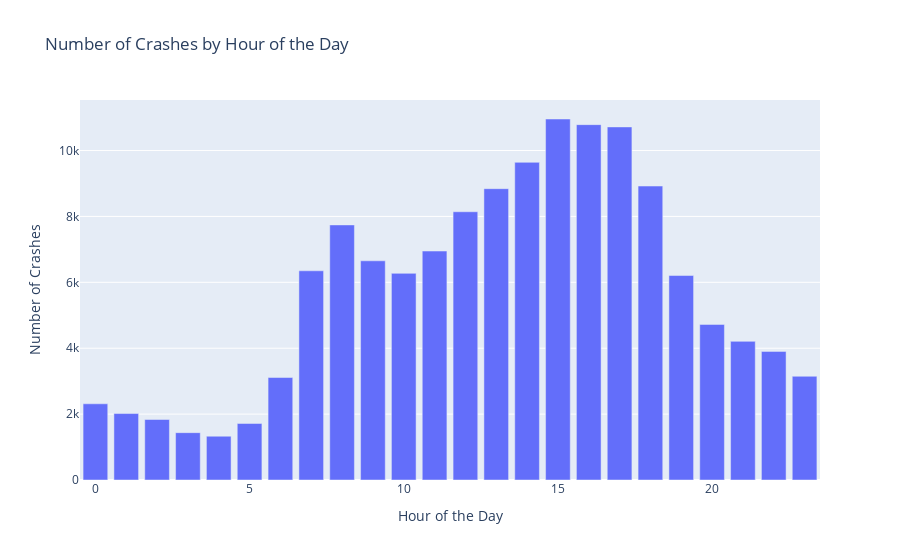

The cell this chart's notebook holds for it:
### Code cell
# Extract hour from 'CRASH_DATE'
crash_data.dropna(subset=['CRASH_DATE'], inplace=True)
crash_data['HOUR'] = crash_data['CRASH_DATE'].dt.hour

# Count the number of crashes per hour
crash_counts_per_hour = crash_data['HOUR'].value_counts().sort_index()

# Create a bar plot for crashes by hour
fig_hour = px.bar(x=crash_counts_per_hour.index, y=crash_counts_per_hour.values, labels={'x': 'Hour of the Day', 'y': 'Number of Crashes'}, title='Number of Crashes by Hour of the Day')

fig_hour.show()

### Figure 1 — Plotly figure (JSON) as saved in the notebook; plotly's stock layout.template omitted (floating-point values rounded to 4 significant figures)
{"data": [{"alignmentgroup": "True", "hovertemplate": "Hour of the Day=%{x}<br>Number of Crashes=%{y}<extra></extra>", "legendgroup": "", "marker": {"color": "#636efa", "pattern": {"shape": ""}}, "name": "", "offsetgroup": "", "orientation": "v", "showlegend": false, "textposition": "auto", "type": "bar", "x": [0, 1, 2, 3, 4, 5, 6, 7, 8, 9, 10, 11, 12, 13, 14, 15, 16, 17, 18, 19, 20, 21, 22, 23], "xaxis": "x", "y": [2313, 2017, 1836, 1437, 1329, 1716, 3110, 6350, 7742, 6653, 6272, 6949, 8142, 8842, 9642, 10957, 10786, 10717, 8922, 6206, 4722, 4208, 3904, 3148], "yaxis": "y"}], "layout": {"barmode": "relative", "legend": {"tracegroupgap": 0}, "title": {"text": "Number of Crashes by Hour of the Day"}, "xaxis": {"anchor": "y", "domain": [0, 1], "title": {"text": "Hour of the Day"}}, "yaxis": {"anchor": "x", "domain": [0, 1], "title": {"text": "Number of Crashes"}}}}
